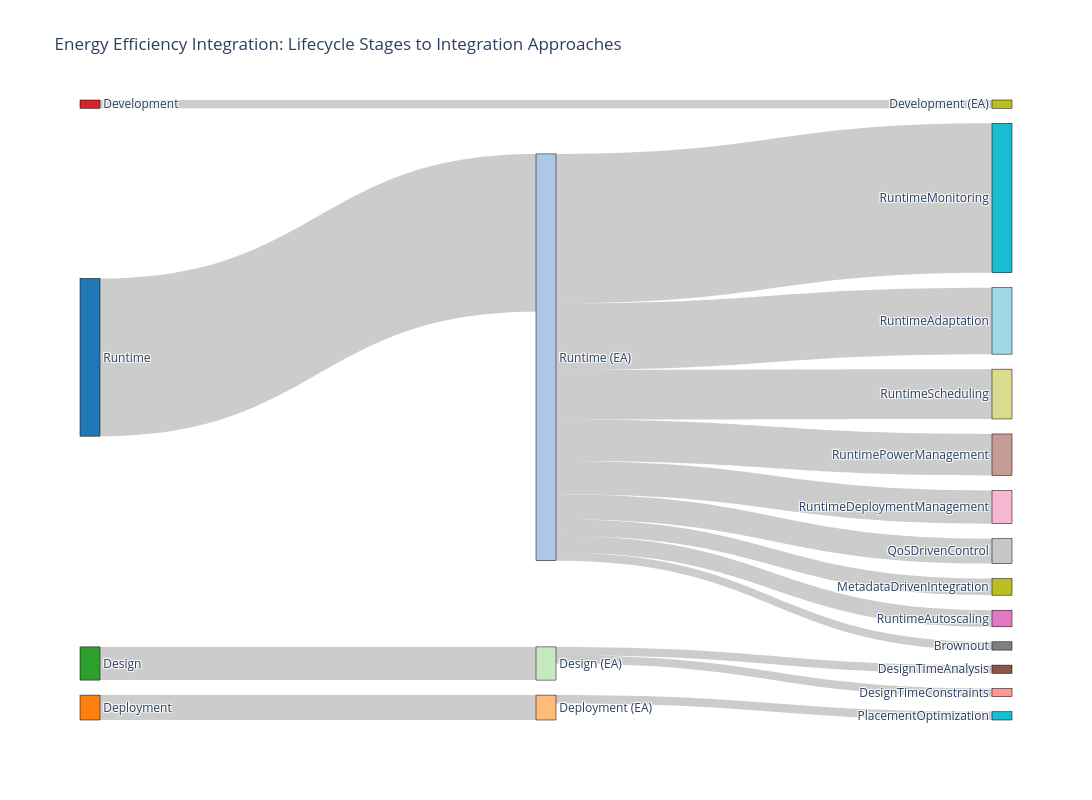

This figure's notebook cell:
### Markdown cell above
## Sankey Diagram - RQ1.1

### Code cell
import plotly.graph_objects as go

# Define nodes
nodes = [
    # LifecycleStage nodes (0-4)
    "Runtime", "Deployment", "Design", "Development", "Maintenance",
    # EnergyAwarenessStage nodes (5-10)
    "Runtime (EA)", "Design (EA)", "Deployment (EA)", "Analysis", "Configuration", "Development (EA)",
    # IntegrationApproach nodes (11-22)
    "RuntimeMonitoring", "RuntimeAdaptation", "RuntimeScheduling", "RuntimePowerManagement",
    "RuntimeDeploymentManagement", "QoSDrivenControl", "MetadataDrivenIntegration",
    "RuntimeAutoscaling", "Brownout", "DesignTimeAnalysis", "DesignTimeConstraints",
    "PlacementOptimization"
]

# Define links (source, target, value)
# LifecycleStage -> EnergyAwarenessStage
# Runtime (0) flows to Runtime (EA) (5)
# Design (2) flows to Design (EA) (6)
# Deployment (1) flows to Deployment (EA) (7)
# Development (3) flows to Development (EA) (10)

links = [
    # LifecycleStage to EnergyAwarenessStage
    (0, 5, 19),  # Runtime -> Runtime (EA)
    (2, 6, 4),   # Design -> Design (EA)
    (1, 7, 3),   # Deployment -> Deployment (EA)
    (3, 10, 1),  # Development -> Development (EA)
    
    # EnergyAwarenessStage to IntegrationApproach
    # Runtime (EA) to runtime approaches
    (5, 11, 18),  # Runtime (EA) -> RuntimeMonitoring
    (5, 12, 8),   # Runtime (EA) -> RuntimeAdaptation
    (5, 13, 6),   # Runtime (EA) -> RuntimeScheduling
    (5, 14, 5),   # Runtime (EA) -> RuntimePowerManagement
    (5, 15, 4),   # Runtime (EA) -> RuntimeDeploymentManagement
    (5, 16, 3),   # Runtime (EA) -> QoSDrivenControl
    (5, 17, 2),   # Runtime (EA) -> MetadataDrivenIntegration
    (5, 18, 2),   # Runtime (EA) -> RuntimeAutoscaling
    (5, 19, 1),   # Runtime (EA) -> Brownout
    
    # Design (EA) to design-time approaches
    (6, 20, 1),   # Design (EA) -> DesignTimeAnalysis
    (6, 21, 1),   # Design (EA) -> DesignTimeConstraints
    
    # Deployment (EA) to deployment approaches
    (7, 22, 1),   # Deployment (EA) -> PlacementOptimization
]

# Create the Sankey diagram
fig = go.Figure(data=[go.Sankey(
    node=dict(
        pad=15,
        thickness=20,
        line=dict(color="black", width=0.5),
        label=nodes,
        color=["#1f77b4", "#ff7f0e", "#2ca02c", "#d62728", "#9467bd",  # LifecycleStage
               "#aec7e8", "#c7e9c0", "#ffbb78", "#98df8a", "#c5b0d5", "#bcbd22",  # EnergyAwarenessStage
               "#17becf", "#9edae5", "#dbdb8d", "#c49c94", "#f7b6d2", "#c7c7c7",  # IntegrationApproach
               "#bcbd22", "#e377c2", "#7f7f7f", "#8c564b", "#ff9896", "#17becf"]
    ),
    link=dict(
        source=[link[0] for link in links],
        target=[link[1] for link in links],
        value=[link[2] for link in links]
    )
)])

fig.update_layout(
    title="Energy Efficiency Integration: Lifecycle Stages to Integration Approaches",
    font_size=12,
    height=800,
    width=1200
)

fig.show()

### Figure 1 — Plotly figure (JSON) as saved in the notebook; plotly's stock layout.template omitted (floating-point values rounded to 4 significant figures)
{"data": [{"link": {"source": [0, 2, 1, 3, 5, 5, 5, 5, 5, 5, 5, 5, 5, 6, 6, 7], "target": [5, 6, 7, 10, 11, 12, 13, 14, 15, 16, 17, 18, 19, 20, 21, 22], "value": [19, 4, 3, 1, 18, 8, 6, 5, 4, 3, 2, 2, 1, 1, 1, 1]}, "node": {"color": ["#1f77b4", "#ff7f0e", "#2ca02c", "#d62728", "#9467bd", "#aec7e8", "#c7e9c0", "#ffbb78", "#98df8a", "#c5b0d5", "#bcbd22", "#17becf", "#9edae5", "#dbdb8d", "#c49c94", "#f7b6d2", "#c7c7c7", "#bcbd22", "#e377c2", "#7f7f7f", "#8c564b", "#ff9896", "#17becf"], "label": ["Runtime", "Deployment", "Design", "Development", "Maintenance", "Runtime (EA)", "Design (EA)", "Deployment (EA)", "Analysis", "Configuration", "Development (EA)", "RuntimeMonitoring", "RuntimeAdaptation", "RuntimeScheduling", "RuntimePowerManagement", "RuntimeDeploymentManagement", "QoSDrivenControl", "MetadataDrivenIntegration", "RuntimeAutoscaling", "Brownout", "DesignTimeAnalysis", "DesignTimeConstraints", "PlacementOptimization"], "line": {"color": "black", "width": 0.5}, "pad": 15, "thickness": 20}, "type": "sankey"}], "layout": {"font": {"size": 12}, "height": 800, "title": {"text": "Energy Efficiency Integration: Lifecycle Stages to Integration Approaches"}, "width": 1200}}
